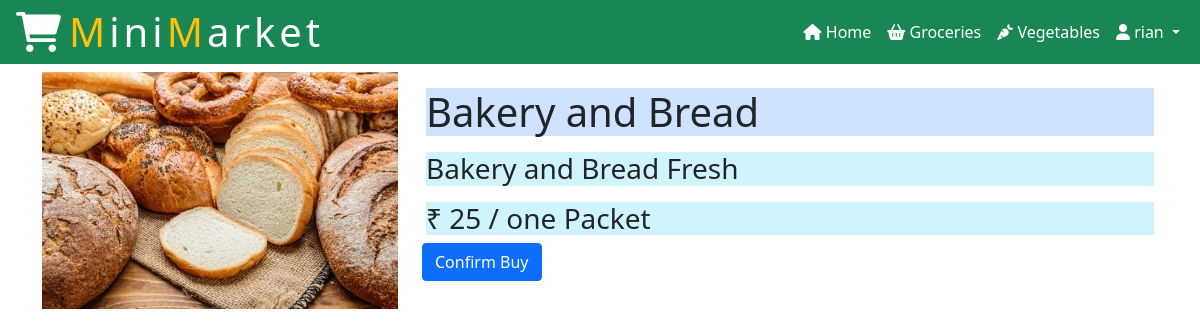
The page /user/buysingle/1/veg/ (signed in) on the database its author committed.
### users/models.py (models this page shows)
class Users(models.Model):
    name = models.CharField(max_length=30)
    password = models.CharField(max_length=30)
    mobile = models.BigIntegerField()
    email = models.EmailField()
    address = models.TextField()

### marketAdmin/models.py (models this page shows)
class vegitables(models.Model):
    vname = models.CharField(max_length=30)
    vprice = models.IntegerField()
    vinfo = models.TextField()
    vamm = models.CharField(max_length=30,null=True)
    vimg= models.ImageField(upload_to='static/imagesv/')

### users/views.py (the view)
# urls.py: path('buysingle/<int:id>/veg/', u_view.DRCTBuyFrmcrd,name='damaycart'),
def DRCTBuyFrmcrd(request,id):
    if 'name' in request.session and 'email' in request.session:
        em=Users.objects.filter(email=request.session['email'])
        name =''
        for i in em:
            name = i.name
        userdata = {'uname' : name,
                            'o1' : 'My Cart',
                            'o1link' : '/user/show/mycart/',
                            'o3':'Log Out',
                            'o3link':'/user/logout',}
        myItems = vegitables.objects.get(pk=id)
        return render(request,'users/singlebuy.html',{'userdata':userdata,'myItems':myItems,'veg':False})
    else:
        return HttpResponseRedirect('/user/login/')

### users/templates/users/singlebuy.html (shortened to what this page needs)
{% extends 'core/base.html' %}
{% load static %}
{% block content %}
{% include 'core/header.html' with p=userdata %}
{% if veg %}
<div class="container">
<div class="row">
    <div class="col-sm-4">
        <img src="{% static myItems.gimg %}" alt="fruits" class="img-fluid">
    </div>
    <div class="col-sm-8 ">
            <h1 class="text-dark alert-primary mt-3 mx-1">{{myItems.gname}}</h1>
            <h3 class="text-dark alert-info mt-3 mx-1">{{myItems.ginfo}}</h1>
                <h3 class="text-dark alert-info mt-3 mx-1">  ₹ {{myItems.gprice}} / {{myItems.gamm}}</h3>
                <a href="/user/confirm/buy/" class="btn btn-primary">Confirm Buy</a>  </div>
</div>
</div>
{% else %}
<div class="container">
    <div class="row">
        <div class="col-sm-4">
            <img src="{% static myItems.vimg %}" alt="fruits" class="img-fluid">
        </div>
        <div class="col-sm-8 ">
            <h1 class="text-dark alert-primary mt-3 mx-1">{{myItems.vname}}</h1>
            <h3 class="text-dark alert-info mt-3 mx-1">{{myItems.vinfo}}</h1>
            <h3 class="text-dark alert-info mt-3 mx-1">  ₹ {{myItems.vprice}} / {{myItems.vamm}}</h3>
            <a href="/user/confirm/buy/" class="btn btn-primary">Confirm Buy</a>      </div>
    </div>
    </div>
{% endif %}
{% endblock content %}

### core/templates/core/header.html (shortened to what this page needs)
{% load static %}
<!DOCTYPE html>
<html lang="en">
<head>
    <link rel="stylesheet" href="{% static 'core/css/header.css' %}">
</head>
<body>
    <nav class="navbar navbar-expand-lg navbar-dark bg-success">
        <div class="container-fluid">
            <h1 class="text-white mini mb-0 d-flex align-items-center">
                <i class="fas fa-shopping-cart edit-header mx-1"></i>
                <span class="text-warning">M</span>ini<span class="text-warning">M</span>arket
            </h1>
            <div class="collapse navbar-collapse justify-content-end" id="navbarSupportedContent">
                <ul class="navbar-nav mb-2 mb-lg-0">
                    <li class="nav-item">
                        <a class="nav-link active" aria-current="page" href="/"><i class="fas fa-home"></i> Home</a>
                    </li>
                    <li class="nav-item">
                        <a class="nav-link active" href="/market/groc"><i class="fas fa-shopping-basket"></i> Groceries</a>
                    </li>
                    <li class="nav-item">
                        <a class="nav-link active" href="/market/vegs"><i class="fas fa-carrot"></i> Vegetables</a>
                    </li>
                    <li class="nav-item dropdown">
                        <a class="nav-link active dropdown-toggle" href="#" id="navbarDropdown" role="button" data-bs-toggle="dropdown" aria-expanded="false">
                            <i class="fas fa-user"></i> {{userdata.uname}}
                        </a>
                    </li>
                </ul>
            </div>
        </div>
    </nav>
</body>
</html>

### core/static/core/css/header.css (style rules this page uses)
.mini { letter-spacing: 4px; text-align: right; }

### rows shown on the page
Users: uname "rian"
vegitables: vimg (picture), vname "Bakery and Bread", vinfo "Bakery and Bread Fresh", vprice "25", vamm "one Packet"
